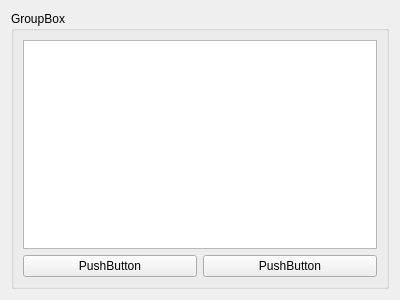
<?xml version="1.0" encoding="UTF-8"?>
<ui version="4.0">
 <class>Form</class>
 <widget class="QWidget" name="Form">
  <property name="geometry">
   <rect>
    <x>0</x>
    <y>0</y>
    <width>400</width>
    <height>300</height>
   </rect>
  </property>
  <property name="windowTitle">
   <string>Form</string>
  </property>
  <layout class="QVBoxLayout" name="verticalLayout">
   <item>
    <widget class="QGroupBox" name="groupBox">
     <property name="title">
      <string>GroupBox</string>
     </property>
     <layout class="QVBoxLayout" name="verticalLayout_2">
      <item>
       <widget class="QTableWidget" name="tableWidget"/>
      </item>
      <item>
       <layout class="QHBoxLayout" name="horizontalLayout">
        <item>
         <widget class="QPushButton" name="pushButton_2">
          <property name="text">
           <string>PushButton</string>
          </property>
         </widget>
        </item>
        <item>
         <widget class="QPushButton" name="pushButton">
          <property name="text">
           <string>PushButton</string>
          </property>
         </widget>
        </item>
       </layout>
      </item>
     </layout>
    </widget>
   </item>
  </layout>
 </widget>
 <resources/>
 <connections/>
</ui>
